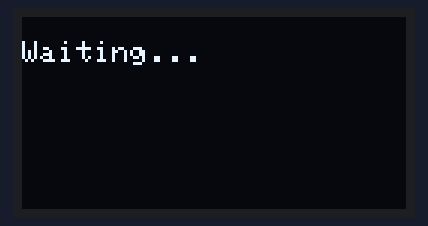
Recording of a sketch running on a simulated ESP8266 (NodeMCU). Parts: 128×64 one-colour display. WiFi joins after 1.5 s; servers stay silent unless stated; uploads are accepted with an empty reply; what the sketch prints to the serial monitor is not drawn.

Above: at 0.1 s.
At 1.2 s:
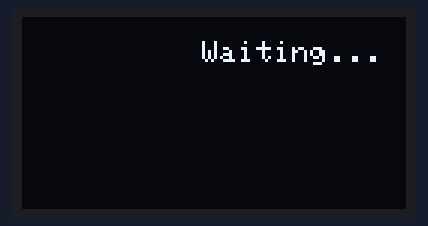
At 2.2 s:
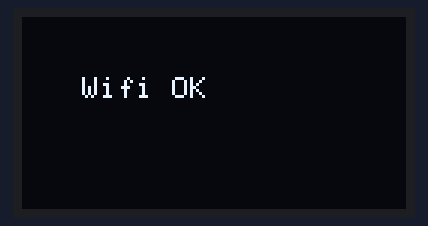
At 3.5 s:
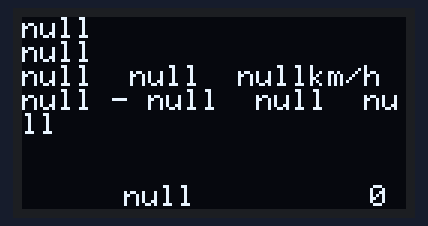

The sketch:

weather_page.ino
```cpp
#include <ESP8266WiFi.h>
#include <ESP8266HTTPClient.h>
#include <WiFiClientSecure.h>
#include <Wire.h>
#include <Adafruit_GFX.h>
#include <Adafruit_SSD1306.h>
#include <ArduinoJson.h>

#define SCREEN_WIDTH 128
#define SCREEN_HEIGHT 64

WiFiClientSecure httpsClient;
Adafruit_SSD1306 display(SCREEN_WIDTH, SCREEN_HEIGHT, &Wire, -1);

// 设置wifi接入信息(请根据您的WiFi信息进行修改)
const char* ssid = "xinyu";
const char* password = "jiubugaosuni1";
//const char* host = "devapi.qweather.com";
const char* host = "api.seniverse.com";
// 和风天气
//const char fingerprint[] PROGMEM = "F5 D5 33 D8 DA 35 EB E8 B0 FB F5 D5 B9 53 0B 82 E7 5C 0C AD";
// 心知天气
const char fingerprint[] PROGMEM = "A3 8E 27 11 BE F6 D0 2A 6E 77 CC 2D 48 AF 94 F5 CC 55 76 76";
const int httpsPort = 443;
struct Weather {
  String date;
  String text_day;
  String text_night;
  String high;
  String low;
  String rainfall;
  String wind_direction;
  String wind_speed;
  String wind_scale;
  String humidity;
};

void display_weather_page(struct Weather weather_info, int day=0) {
  // 显示天气页

  /*
  ---------------------
  | Sunny             |
  | Cloudy            |
  | SW  1  3.0km/h    |
  | -9 - 1  49%  0.0  |
  |                   |
  |    2021-01-02   0 |
  ---------------------
  */
  Serial.println(weather_info.text_day);

  display.clearDisplay();
  display.setCursor(0, 0);
  display.println(weather_info.text_day);
  display.println(weather_info.text_night);
  display.println(weather_info.wind_direction + "  " + weather_info.wind_scale + "  " + weather_info.wind_speed + "km/h");
  display.println(weather_info.low + " - " + weather_info.high + "  " + weather_info.humidity + "  " + weather_info.rainfall);
  display.setCursor(34, 56);
  display.print(weather_info.date);
  display.setCursor(116, 56);
  display.print(day);
  display.display();
}

struct Weather get_weather(int day=0) {
  //  连接Wifi
  httpsClient.setFingerprint(fingerprint);
  httpsClient.setTimeout(15000);
  delay(1000);

  Serial.println("HTTPS Connecting");
  int r = 0;
  while ((!httpsClient.connect(host, httpsPort)) && (r < 30)) {
    delay(100);
    Serial.print(".");
    r++;
  }
  if (r==30) {
    Serial.println("Connection failed");
  }
  else {
    Serial.println("Connected to web");
  }
  String query_string = "/v3/weather/daily.json?key=SwIq-1zEefmbkkHCr&location=beijing&language=en&unit=c&start=0&days=5";

  Serial.print("requesting URL: ");
  Serial.println(host+query_string);

  httpsClient.print(String("GET ") + query_string + " HTTP/1.1\r\n" + "Host: " + host + "\r\n" + "Connection: close\r\n\r\n");

  Serial.println("request sent");

  while (httpsClient.connected()) {
    String line = httpsClient.readStringUntil('\n');
    if (line == "\r") {
      Serial.println("headers received");
      break;
    }
  }

  Serial.println("doc is:");
  Serial.println("==========");

  Weather weather_info;
  Weather day1_weather_info;
  Weather day2_weather_info;

  String line;
  DynamicJsonDocument doc(1024);
  while (httpsClient.available()) {
    line = httpsClient.readStringUntil('\n');  //Read Line by Line
  }

  Serial.print("line: ");
  Serial.println(line);

  deserializeJson(doc, line);

  String d0_date = doc["results"][0]["daily"][day]["date"];
  String d0_text_day = doc["results"][0]["daily"][day]["text_day"];
  String d0_text_night = doc["results"][0]["daily"][day]["text_night"];
  String d0_high = doc["results"][0]["daily"][day]["high"];
  String d0_low = doc["results"][0]["daily"][day]["low"];
  String d0_rainfall = doc["results"][0]["daily"][day]["rainfall"];
  String d0_wind_direction = doc["results"][0]["daily"][day]["wind_direction"];
  String d0_wind_speed = doc["results"][0]["daily"][day]["wind_speed"];
  String d0_wind_scale = doc["results"][0]["daily"][day]["wind_scale"];
  String d0_humidity = doc["results"][0]["daily"][day]["humidity"];

  Serial.print("wd: ");
  Serial.println(d0_wind_direction);

  weather_info.date = d0_date;
  weather_info.text_day = d0_text_day;
  weather_info.text_night = d0_text_night;
  weather_info.high = d0_high;
  weather_info.low = d0_low;
  weather_info.rainfall = d0_rainfall;
  weather_info.wind_direction = d0_wind_direction;
  weather_info.wind_speed = d0_wind_speed;
  weather_info.wind_scale = d0_wind_scale;
  weather_info.humidity = d0_humidity;

  return weather_info;
}

void setup() {
  //初始化串口设置
  Serial.begin(115200);

  if(!display.begin(SSD1306_SWITCHCAPVCC, 0x3C)) {
    Serial.println(F("SSD1306 allocation failed"));
    for(;;);
  }
  display.clearDisplay();
  display.setTextColor(WHITE);
  display.setTextSize(1);
  display.println("init...");
  display.display();

  //设置ESP8266工作模式为无线终端模式
  WiFi.mode(WIFI_STA);

  //开始连接wifi
  WiFi.begin(ssid, password);

  //等待WiFi连接,连接成功打印IP
  while (WiFi.status() != WL_CONNECTED) {
    display.clearDisplay();
    display.print("Waiting...");
    display.display();
    delay(1000);
    Serial.println("Waiting...");
  }

  display.clearDisplay();
  display.setCursor(20, 20); // left up
  display.print("Wifi OK");
  display.display();

  Serial.println("");
  Serial.print("WiFi Connected!");

  struct Weather weather_info = get_weather(0);

  Serial.println("GOT WEATHER!!!");

  display_weather_page(weather_info);
}

void loop() {
  delay(1800000);
  struct Weather weather_info = get_weather(0);
  display_weather_page(weather_info);
}
```

Measured:
- what the display in image 0 shows lasts 1.0 s, from 0.1 s to 1.1 s
- what the display in image 2 shows lasts 1.3 s, from 2.1 s to 3.4 s
